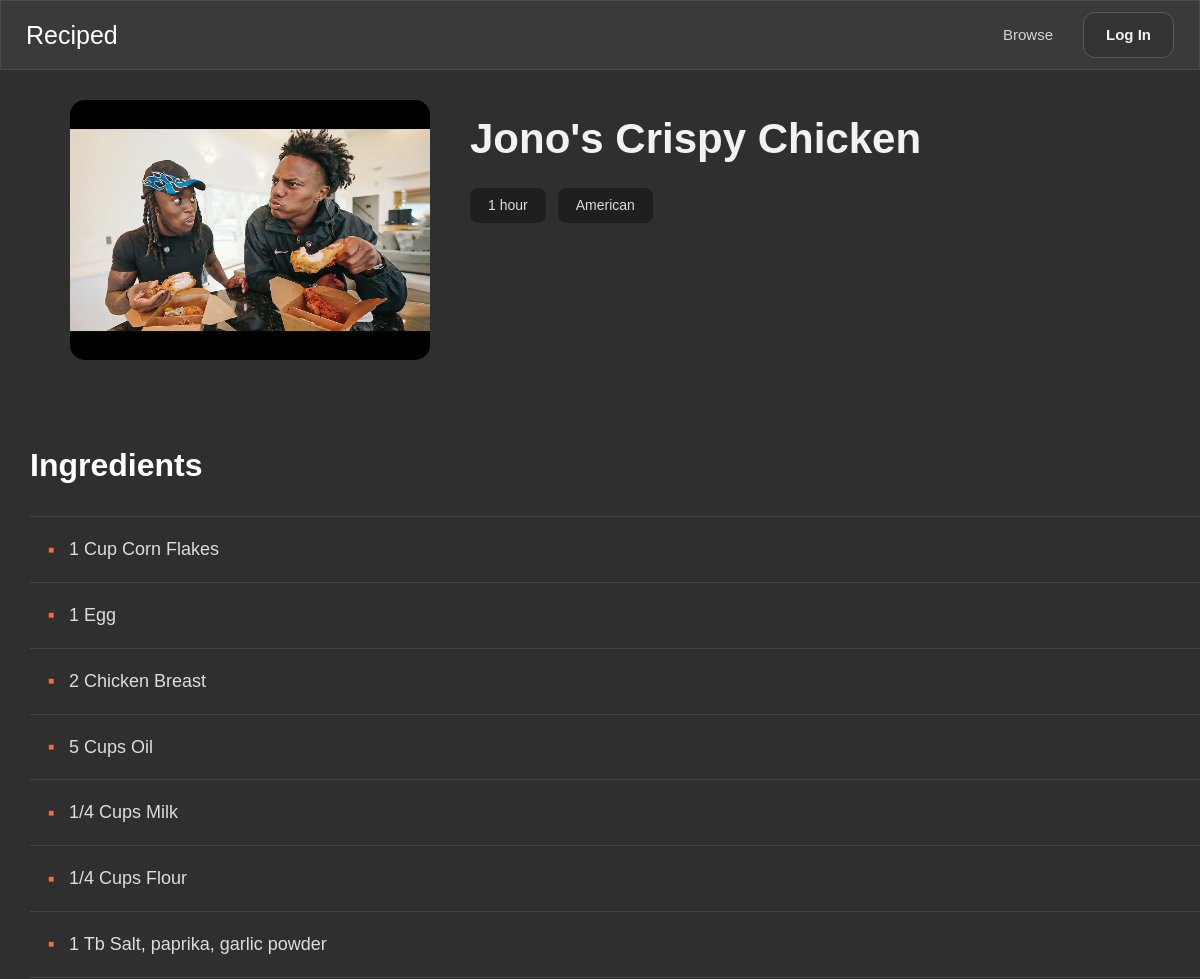
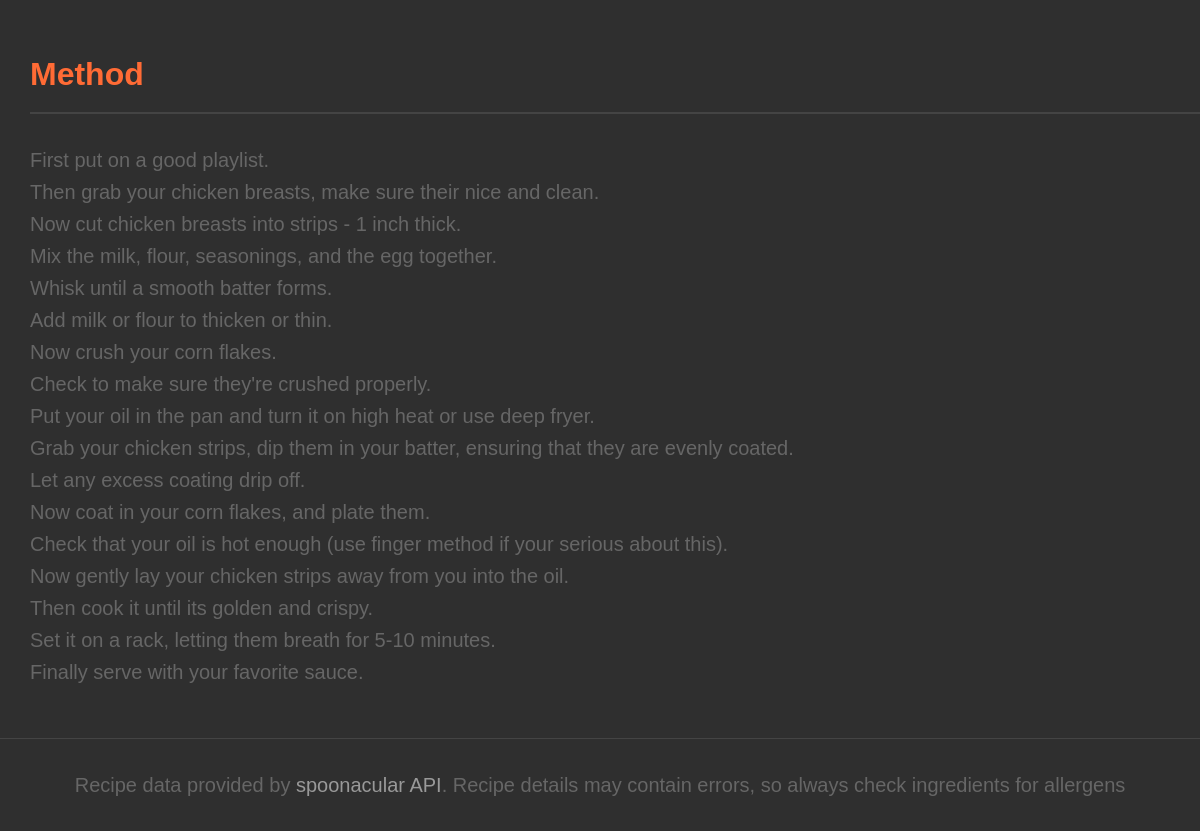
/recipe/1, run on the app's committed database (2 pictures, top to bottom).
### app.py (models this page shows)
class UserRecipe(db.Model):
    id = db.Column(db.Integer, primary_key=True)
    user_id = db.Column(db.Integer, db.ForeignKey("user.id"), nullable=False)
    name = db.Column(db.String(150), nullable=False)
    cuisine = db.Column(db.String(50), nullable=False)
    cook_time = db.Column(db.String(50), nullable=False)
    image = db.Column(db.String(300))
    ingredients = db.Column(db.Text, nullable=False)
    method = db.Column(db.Text, nullable=False)

### app.py (the view, shortened to what this page needs)
@app.route("/recipe/<int:recipe_id>")
def recipe(recipe_id):
    user_recipe = UserRecipe.query.get(recipe_id)
    if user_recipe:
        return render_template(
            "recipe.html",
            recipe=user_recipe,
            uploaded=True,
            is_favourite=False
            )

### templates/recipe.html (shortened to what this page needs)
{% extends 'layout.html' %}
{% block content %}
    <header class="navbar">
        <div class="logo">
            <a href="/" class="title">Reciped</a>
        </div>
        <nav>
            <a href="{{ url_for('home') }}">Browse</a>
            {% if current_user.is_authenticated %}
                <a href="{{ url_for('upload') }}">Upload</a>
                <a href="{{ url_for('favourites') }}">Favourites</a>
                <details class="profile-dropdown">
                    <summary class="profile-icon">
                        {{ current_user.username[0]|upper }}
                    </summary>
                    <div class="dropdown-content">
                        <a href="{{ url_for('logout') }}">Log Out</a>
                    </div>
                </details>
            {% else %}
                <a href="{{ url_for('login') }}" class="sidelogin-btn">
                    Log In
                </a>
            {% endif %}
        </nav>
    </header>
    <div class="hero-card">
        <div class="image-section">
            {% if uploaded %}
                {% if recipe.image %}
                    <img src="{{ url_for('static', filename='uploads/' + recipe.image) }}" alt="{{ recipe.name }}">
                {% endif %}
            {% else %}
                <img src="{{ recipe.image }}" alt="{{ recipe.title }}">
            {% endif %}
        </div>
        <div class="recipe-details">
            <h1>{% if uploaded %}{{ recipe.name }}{% else %}{{ recipe.title }}{% endif %}</h1>
            <div class="info-section">
                <div class="stats">
                    {% if uploaded %}
                        <div class="stat">
                            {{ recipe.cook_time }}
                        </div>
                        <div class="stat">
                            {{ recipe.cuisine }}
                        </div>
                    {% endif %}
                </div>
            </div>
        </div>
    </div>
    <div class="recipe-section">
        <section class="ingredients">
            <h2>Ingredients</h2>
            <ul>
                {% if uploaded %}
                    {% for line in recipe.ingredients.splitlines() %}
                        <li>{{ line }}</li>
                    {% endfor %}
                {% else %}
                    {% for ingredient in recipe.extendedIngredients %}
                        <li>{{ ingredient.original }}</li>
                    {% endfor %}
                {% endif %}
            </ul>
        </section>
        <section class="method">
            <h2>Method</h2>
             {% if uploaded %}
                {% for line in recipe.method.splitlines() %}
                    {% if line.strip() %}
                        <p>{{ line }}</p>
                    {% endif %}
                {% endfor %}
                 {% elif recipe.analyzedInstructions %}
                <ol>
                {% for step in recipe.analyzedInstructions[0].steps %}
                    <li>{{ step.step }}</li>
                {% endfor %}
                </ol>
            {% else %}
                <p>There is no instructions available for this dish</p>
            {% endif %}
        </section>
    </div>
{% endblock %}

### templates/layout.html (shortened to what this page needs)
<!DOCTYPE html>
<html lang="en">
<head>
    <link rel="stylesheet" href="/static/styles.css">
</head>
<body>
    <main>
    {% block content %}
    {% endblock %}
    </main>
    <footer class="site-footer">
        <p>
            Recipe data provided by
            <a href="https://spoonacular.com/food-api" target="_blank" rel="noopener">spoonacular API</a>.
            Recipe details may contain errors, so always check ingredients for allergens
        </p>
    </footer>
</body>
</html>

### static/styles.css (style rules this page uses)
* { margin: 0; padding: 0; box-sizing: border-box; }
body { font-family: Arial, Helvetica, sans-serif; font-size: 16px; font-weight: 400; color: #f2f2f2; background: #2f2f2f; line-height: 1.6; }
.title { color: white; text-decoration: none; font-size: 25px; font-weight: 500; }
.navbar { width: 100%; height: 70px; background: #3a3a39; border: 1px solid #4a4a4a; padding: 0 25px; display: flex; justify-content: space-between; align-items: center; box-sizing: border-box; }
nav { display: flex; align-items: center; gap: 30px; }
nav a { color: #d5d5d5; text-decoration: none; font-size: 15px; transition: color 0.2s ease; }
.sidelogin-btn { padding: 10px 22px; border: 1px solid #5c5c5c; border-radius: 12px; background: #333331; color: #f2f2f2; font-weight: 600; transition: all 0.25s ease; }
.site-footer { text-align: center; padding: 30px 16px; font-size: 14px; color: #777; border-top: 1px solid #444; margin-top: 50px; }
.site-footer a { color: #999; text-decoration: none; transition: color 0.2s ease; }
.hero-card { display: flex; gap: 40px; margin: 0 40px; padding: 30px; align-items: flex-start; }
.image-section { flex: 0 0 360px; }
.image-section img { width: 360px; height: 260px; object-fit: cover; border-radius: 15px; display: block; }
.recipe-details { flex: 1; display: flex; flex-direction: column; }
.recipe-details h1 { font-size: 42px; line-height: 1.15; color: #f2f2f2; margin: 15px 0 25px; }
.info-section { display: flex; flex-direction: column; align-items: flex-start; }
.stats { display: flex; gap: 12px; flex-wrap: wrap; }
.stat { background-color: #1f1f1f; color: #ddd; padding: 6px 18px; border-radius: 8px; font-size: 14px; font-weight: 400; display: flex; align-items: center; gap: 6px; white-space: nowrap; }
.recipe-section { margin-top:50px; }
.ingredients { padding-left:30px; margin-bottom:50px; }
.ingredients h2 { font-size:32px; color:white; margin-bottom:25px; font-weight:600; }
.ingredients ul { list-style:none; padding:0; border-top:1px solid #444; }
.ingredients li { padding:18px 18px; border-bottom:1px solid #444; color:#ddd; font-size:18px; display:flex; align-items:center; }
.ingredients li::before { content:"■"; color:#ff6b35; font-size:10px; margin-right:15px; }
.method { padding-left:30px; }
.method h2 { color:#ff6b35; font-size:32px; margin-bottom:30px; font-weight:600; border-bottom:2px solid #444; padding-bottom:12px; }
h1 { font-size: 50px; color: #f2f2f2; }
p { font-size: 20px; color: #666; }

### data on the page
UserRecipe: image (picture), name "Jono's Crispy Chicken", cook_time "1 hour", cuisine "American"

### other printed values
{{ line }} "1 Cup Corn Flakes" "1 Egg" "2 Chicken Breast" "5 Cups Oil" "1/4 Cups Milk" "1/4 Cups Flour" "1 Tb Salt, paprika, garlic powder"
{{ line }} "First put on a good playlist." "Then grab your chicken breasts, make sure their nice and clean." "Now cut chicken breasts into strips - 1 inch thick." "Mix the milk, flour, seasonings, and the egg together." "Whisk until a smooth batter forms." "Add milk or flour to thicken or thin." "Now crush your corn flakes." "Check to make sure they're crushed properly." "Put your oil in the pan and turn it on high heat or use deep fryer." "Grab your chicken strips, dip them in your batter, ensuring that they are evenly coated." "Let any excess coating drip off." "Now coat in your corn flakes, and plate them." "Check that your oil is hot enough (use finger method if your serious about this)." "Now gently lay your chicken strips away from you into the oil." "Then cook it until its golden and crispy." "Set it on a rack, letting them breath for 5-10 minutes." "Finally serve with your favorite sauce."
